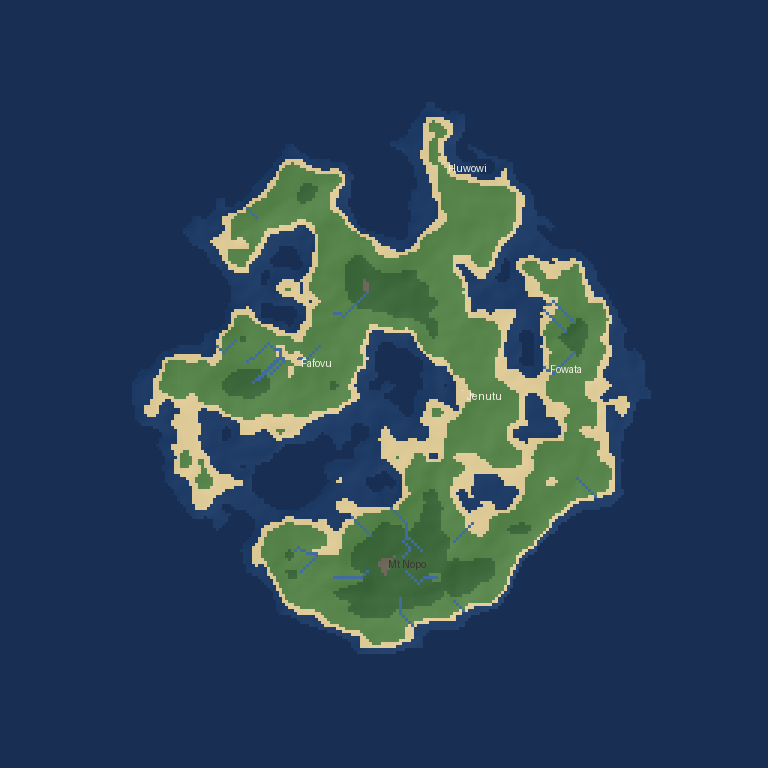

Generate this figure with Python:
"""island.py — процедурный остров: шум, море, реки, топонимика.

Шум — октавы интерполированных случайных сеток (numpy only).
Реки — спуск по градиенту с накоплением стока (толщина = сток).
Имена — слоговый генератор; города на побережье, вершины по
высоте.
"""

import numpy as np
from PIL import Image, ImageDraw, ImageFont

rng = np.random.default_rng()
N = 256


def octave_noise(n, cells):
    """Случайная сетка cells x cells, билинейно вздутая до n x n."""
    g = rng.random((cells + 1, cells + 1))
    ys = np.linspace(0, cells, n, endpoint=False)
    xs = np.linspace(0, cells, n, endpoint=False)
    yi, xi = ys.astype(int), xs.astype(int)
    yf, xf = (ys - yi)[:, None], (xs - xi)[None, :]
    a, b = g[yi][:, xi], g[yi][:, xi + 1]
    c, d = g[yi + 1][:, xi], g[yi + 1][:, xi + 1]
    t = yf * yf * (3 - 2 * yf)
    s = xf * xf * (3 - 2 * xf)
    return (a * (1 - s) + b * s) * (1 - t) + (c * (1 - s) + d * s) * t


def heightmap(n):
    h = sum(octave_noise(n, c) * w
            for c, w in [(8, 1.0), (16, 0.5), (32, 0.25), (64, 0.12)])
    h /= 1.87
    # радиальная маска — остров тонет к краям
    y, x = np.mgrid[0:n, 0:n]
    r = np.hypot(x - n / 2, y - n / 2) / (n / 2)
    h -= np.clip((r - 0.55) * 2.2, 0, 1)
    return np.clip(h, 0, 1)


def rivers(h, count=22):
    """Спуск по градиенту; сток утолщает русло."""
    n = h.shape[0]
    flow = np.zeros_like(h)
    ys, xs = np.where(h > 0.55)
    order = rng.permutation(len(ys))[:count]
    for k in order:
        y, x = ys[k], xs[k]
        for _ in range(4 * n):
            if h[y, x] < 0.42:
                break
            flow[y, x] += 1
            best, bh = (y, x), h[y, x]
            for dy in (-1, 0, 1):
                for dx in (-1, 0, 1):
                    ny, nx = y + dy, x + dx
                    if 0 <= ny < n and 0 <= nx < n and h[ny, nx] < bh:
                        best, bh = (ny, nx), h[ny, nx]
            if best == (y, x):
                break
            y, x = best
    return flow


def name(rng, syll=3):
    v, c = list('aeiou'), list('bcdfghjklmnprstvwz')
    return ''.join(rng.choice(c) + rng.choice(v)
                   for _ in range(syll)).capitalize()


def render(h, flow, path):
    n = h.shape[0]
    img = np.zeros((n, n, 3), np.uint8)
    sea, beach = h < 0.42, (h >= 0.42) & (h < 0.46)
    low = (h >= 0.46) & (h < 0.6)
    mid = (h >= 0.6) & (h < 0.75)
    hi = (h >= 0.75) & (h < 0.88)
    img[sea] = (32, 61, 104)
    img[beach] = (222, 203, 152)
    img[low] = (87, 133, 76)
    img[mid] = (62, 105, 60)
    img[hi] = (112, 104, 90)
    img[h >= 0.88] = (232, 230, 224)
    # тень рельефа: разность с соседом справа-внизу
    shade = np.roll(h, (1, 1), (0, 1)) - h
    img = np.clip(img + (shade[:, :, None] * 160), 0, 255).astype(np.uint8)
    deep = h < 0.35
    img[deep] = (24, 46, 82)
    img[flow > 0] = (64, 108, 158)
    img[flow > 4] = (88, 138, 190)

    pil = Image.fromarray(img).resize((n * 3, n * 3), Image.NEAREST)
    dr = ImageDraw.Draw(pil)
    f = ImageFont.load_default()
    # города на побережье
    coast = np.argwhere(beach)
    for k in rng.permutation(len(coast))[:4]:
        y, x = coast[k]
        dr.text((x * 3 + 4, y * 3), name(rng), fill=(245, 240, 228), font=f)
        dr.point((x * 3, y * 3), fill=(245, 240, 228))
    # вершины
    peaks = np.argwhere(hi)
    if len(peaks):
        y, x = peaks[rng.integers(len(peaks))]
        dr.text((x * 3 + 4, y * 3), 'Mt ' + name(rng, 2),
                fill=(60, 55, 48), font=f)
    pil.save(path)
    return pil


if __name__ == '__main__':
    h = heightmap(N)
    f = rivers(h)
    render(h, f, 'maps/island.png')
    print('island rendered -> maps/island.png')
